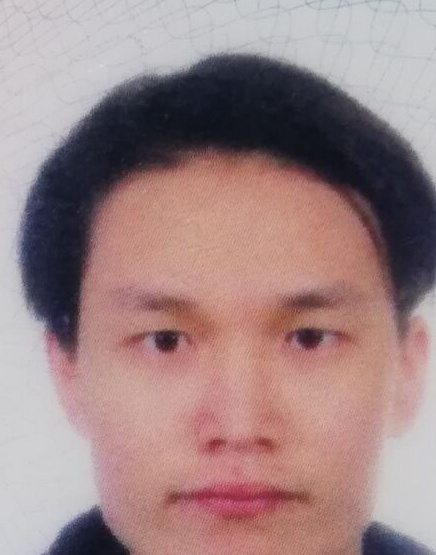
#> input picture face_images/face.jpg, 436 x 555 px
$ python -i process.py   (imports and definitions only)
#> lines starting #> are read from the running program, lines starting #| are printed output that depends on the picture
### ImageSegmentation/binarization.py
"""
include kinds of banarization algorithm
edit by Hichens Dec/30/2021
"""

import cv2
import math

# [35 lines left out: function getMinimumThreshold, not called in this run]


def get1DMaxEntropyThreshold(img):
    """
    一维最大熵
    """
    X = Y = Amount = 0
    HistGramD = {}
    MinValue = 0
    MaxValue = 255
    Threshold = 0

    HistGram = getHisGram(img)

    for i in range(256):
        if HistGram[MinValue] == 0:
            MinValue += 1
        else:
            break

    while MaxValue > MinValue and HistGram[MinValue] == 0:
        MaxValue -= 1

    if (MaxValue == MinValue):
        return MaxValue     #图像中只有一个颜色
    if (MinValue + 1 == MaxValue):
        return MinValue     #图像中只有二个颜色

    for Y in range(MinValue, MaxValue + 1):
        Amount += HistGram[Y]  #像素总数

    for Y in range(MinValue, MaxValue + 1):
        HistGramD[Y] = HistGram[Y] / Amount +1e-17

    MaxEntropy = 0.0
    for Y in range(MinValue + 1, MaxValue):
        SumIntegral = 0
        for X in range(MinValue, Y + 1):
            SumIntegral += HistGramD[X]

        EntropyBack = 0
        for X in range(MinValue, Y + 1):
            EntropyBack += (- HistGramD[X] / SumIntegral * math.log(HistGramD[X] / SumIntegral))

        EntropyFore = 0
        for X in range(Y + 1, MaxValue + 1):
            SumI = 1 - SumIntegral
            if SumI < 0:
                SumI = abs(SumI)
            elif SumI == 0:
                continue

            EntropyFore += (- HistGramD[X] / (1 - SumIntegral) * math.log(HistGramD[X] / SumI))

        if MaxEntropy < (EntropyBack + EntropyFore):
            Threshold = Y
            MaxEntropy = EntropyBack + EntropyFore

    if Threshold > 5:
        return Threshold - 5 #存在误差
    return Threshold


"""other functions"""
def getHisGram(img):
    hist = cv2.calcHist([img], [0], None, [256], [0, 256])
    return hist


# [12 lines left out: function isDimodal, not called in this run]

### ImageSegmentation/process.py
"""
all the function about process images
edit by Hichens Dec/30/2021
"""

import cv2
import math
import binarization as bz
import numpy as np


"""show image"""
# [26 lines left out: functions debug_show, addContours, not called in this run]


"""image process"""
def preprocess(img):
    """
    Params:
        img: gray image
    Return:
        dilation: preprocess image
    """
    ## step1:bulr
    kernel_size = (5, 5) ## ==>flag<==
    # blur = cv2.GaussianBlur(img, kernel_size, 0)
    blur = img

    ## step2: binarize
    # ret,binary = cv2.threshold(blur, 0, 255, cv2.THRESH_BINARY+cv2.THRESH_OTSU)
    threshold = bz.get1DMaxEntropyThreshold(blur)
    ret, binary = cv2.threshold(blur, threshold, 255, cv2.THRESH_BINARY)


    ## step3: dilate and erode
    ### Calucale the kernel
    kernel_size = calKernelSize(blur)
    kernel1 = cv2.getStructuringElement(cv2.MORPH_RECT, (2, 2))
    kernel2 = cv2.getStructuringElement(cv2.MORPH_RECT, kernel_size)

    ### remove the little noise
    dilation = cv2.dilate(binary, kernel1, iterations=1)
    binary = cv2.erode(dilation, kernel1, iterations=1)

    ### link together
    erosion = cv2.erode(binary, kernel2, iterations=1)
    dilation = cv2.dilate(erosion, kernel1, iterations=1)

    ## debug
    # debug_show(binary)
    # debug_show(dilation)

    return dilation


# [26 lines left out: function findTextRegion, not called in this run]


def calKernelSize(img):
    """

    """
    sp = img.shape
    width = sp[1]  # width(colums) of image
    kenaly = math.ceil((width / 400.0) * 12)
    kenalx = math.ceil((kenaly / 5.0) * 4)
    kernel_size = (int(kenalx), int(kenaly))

    return kernel_size


# [293 lines left out: functions projMap, splitCardNum, cropImgByRect, cropImgByBox, findChineseCharArea, splitChineseChar and 4 more, not called in this run]


# [2 lines not run here, left out]

>>> import cv2
>>> picture = cv2.imread('../face_images/face.jpg')
#> picture is the input picture: shape (555, 436, 3); mean B, G, R 133.3, 132.5, 158
>>> result = preprocess(picture)
#> in getHisGram, `hist = cv2.calcHist([img], [0], None, [256], [0, 256])`: hist = 256 values, max 8385 at index 205, min 0 at index 0, mean 945.2
#> in get1DMaxEntropyThreshold, `HistGram = getHisGram(img)`: HistGram has the same summary as hist in getHisGram
#> after the loop in get1DMaxEntropyThreshold, `for i in range(256):`: MinValue = 23
#> after the loop in get1DMaxEntropyThreshold, `while MaxValue > MinValue and HistGram[MinValue] == 0:`: MaxValue = 255
#> the loop in get1DMaxEntropyThreshold, `for Y in range(MinValue, MaxValue + 1):` made 233 passes
#> Amount on passes 1 to 3: [2], [13], [99]
#> after the loop in get1DMaxEntropyThreshold, `for Y in range(MinValue, MaxValue + 1):`: Amount = [241980]
#> after the loop in get1DMaxEntropyThreshold, `for Y in range(MinValue, MaxValue + 1):`: HistGramD = 233 items
#> after the loop in get1DMaxEntropyThreshold, `for Y in range(MinValue + 1, MaxValue):`: Threshold = 109
#> in preprocess, `threshold = bz.get1DMaxEntropyThreshold(blur)`: threshold = 104
#> in preprocess, `ret, binary = cv2.threshold(blur, threshold, 255, cv2.THRESH_BINARY)`:
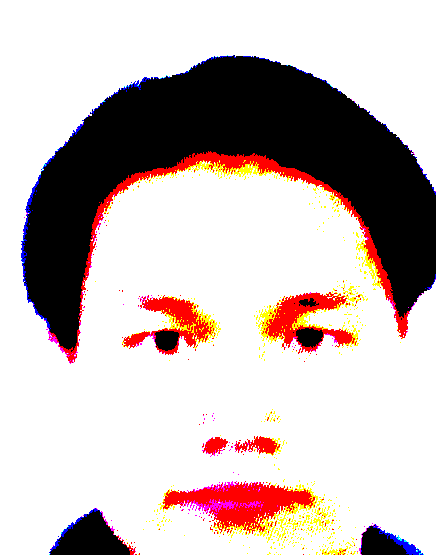
#> binary: shape (555, 436, 3); mean B, G, R 184.7, 186.6, 200.2
#> in preprocess, `kernel_size = calKernelSize(blur)`: kernel_size = (12, 14)
#> in preprocess, `dilation = cv2.dilate(binary, kernel1, iterations=1)`:
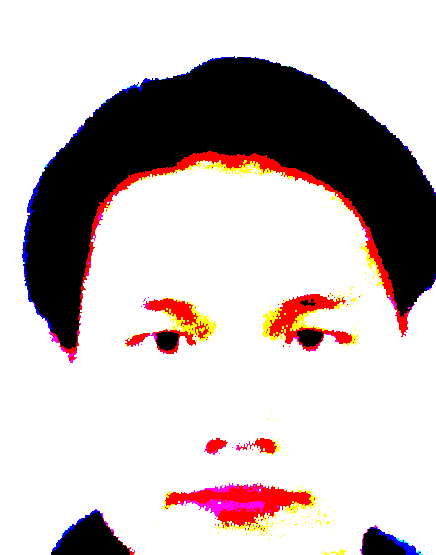
#> dilation: shape (555, 436, 3); mean B, G, R 190.7, 190.8, 201.8
#> in preprocess, `binary = cv2.erode(dilation, kernel1, iterations=1)`:
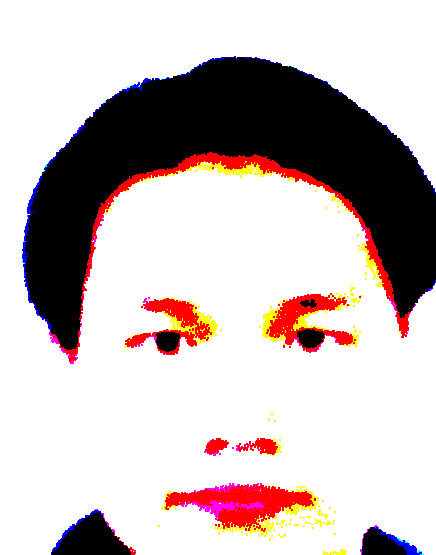
#> binary: shape (555, 436, 3); mean B, G, R 187.4, 188.2, 200.7
#> in preprocess, `erosion = cv2.erode(binary, kernel2, iterations=1)`:
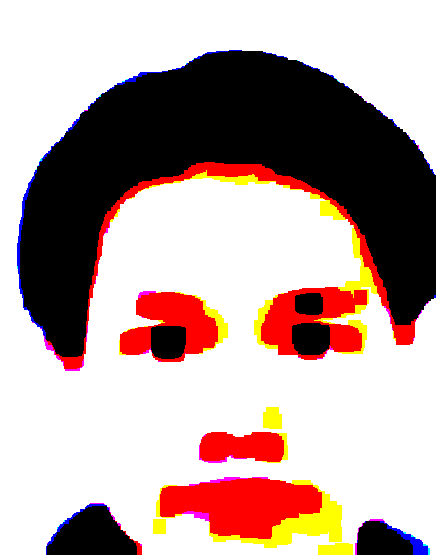
#> erosion: shape (555, 436, 3); mean B, G, R 159.1, 163.6, 186.2
#> in preprocess, `dilation = cv2.dilate(erosion, kernel1, iterations=1)`:
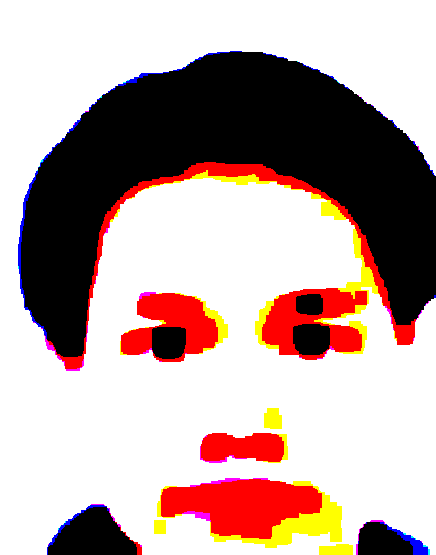
#> dilation: shape (555, 436, 3); mean B, G, R 161.3, 165.7, 187.6

$ run again, on face_images/ssh.jpg
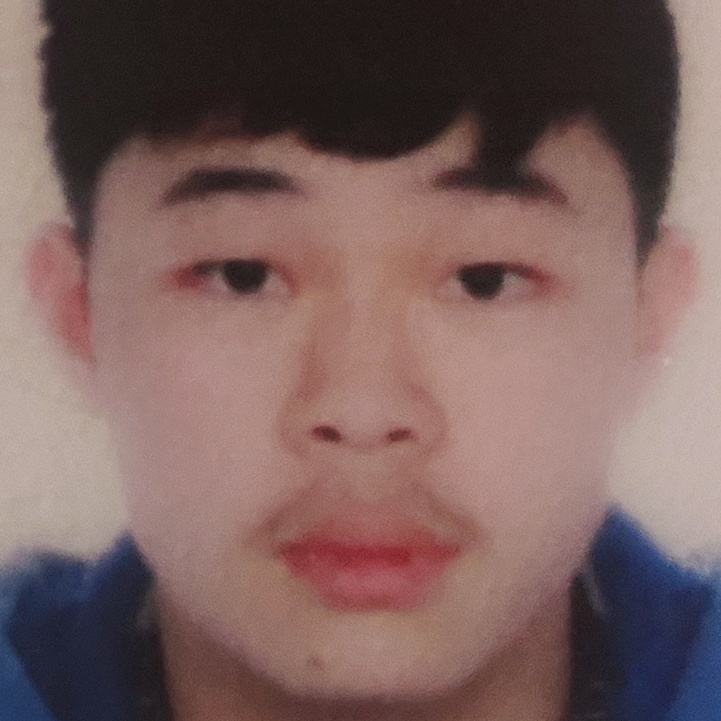
#> input picture face_images/ssh.jpg, 721 x 721 px
#> picture is the input picture: shape (721, 721, 3); mean B, G, R 93.9, 96.4, 122.4
#> hist = 256 values, max 8010 at index 24, min 0 at index 0, mean 2030.6
#> HistGram has the same summary as hist in getHisGram
#> after the loop in get1DMaxEntropyThreshold, `for i in range(256):`: MinValue = 13
#> after the loop in get1DMaxEntropyThreshold, `while MaxValue > MinValue and HistGram[MinValue] == 0:`: MaxValue = 255
#> the loop in get1DMaxEntropyThreshold, `for Y in range(MinValue, MaxValue + 1):` made 243 passes
#> Amount on passes 1 to 3: [2], [10], [32]
#> after the loop in get1DMaxEntropyThreshold, `for Y in range(MinValue, MaxValue + 1):`: Amount = [519841]
#> after the loop in get1DMaxEntropyThreshold, `for Y in range(MinValue, MaxValue + 1):`: HistGramD = 243 items
#> after the loop in get1DMaxEntropyThreshold, `for Y in range(MinValue + 1, MaxValue):`: Threshold = 96
#> threshold = 91
#> in preprocess, `ret, binary = cv2.threshold(blur, threshold, 255, cv2.THRESH_BINARY)`:
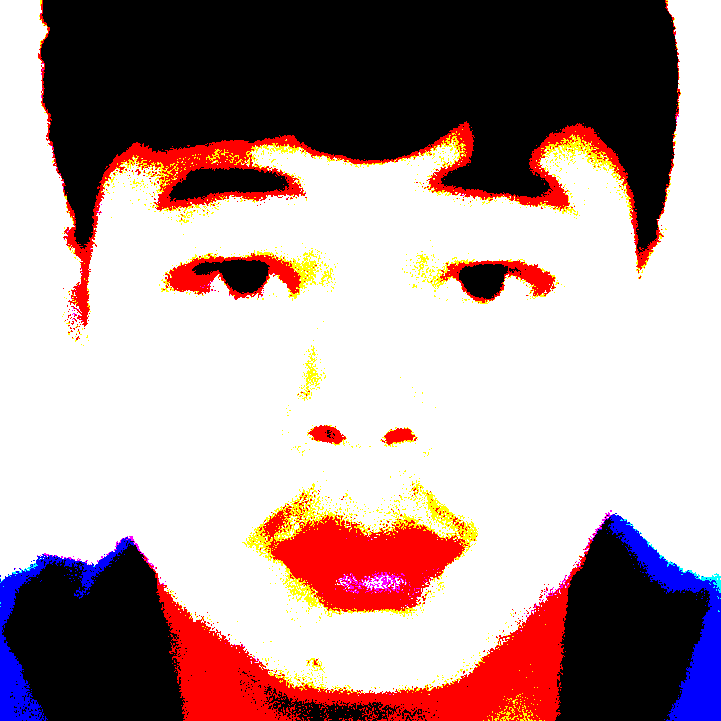
#> binary: shape (721, 721, 3); mean B, G, R 150.3, 150.3, 174.9
#> in preprocess, `kernel_size = calKernelSize(blur)`: kernel_size = (18, 22)
#> in preprocess, `dilation = cv2.dilate(erosion, kernel1, iterations=1)`:
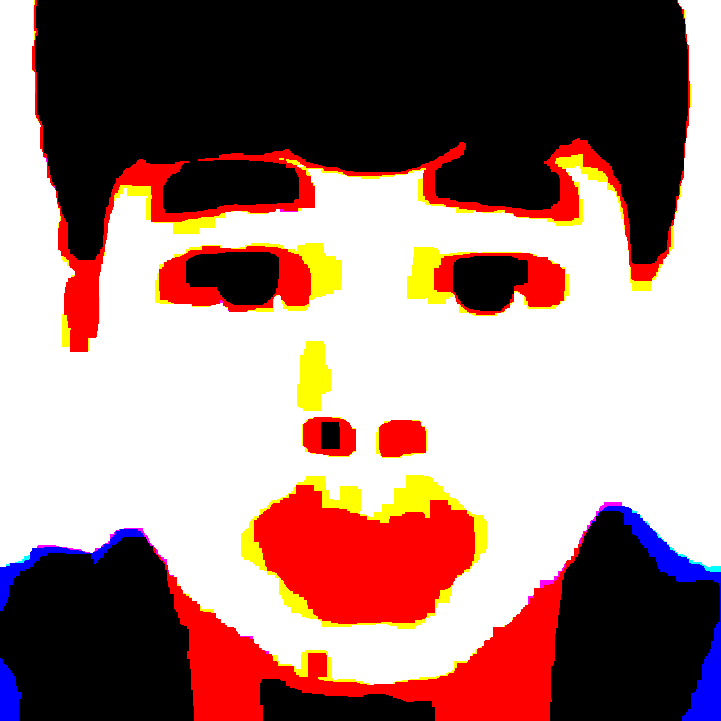
#> dilation: shape (721, 721, 3); mean B, G, R 120.5, 125, 157.5
